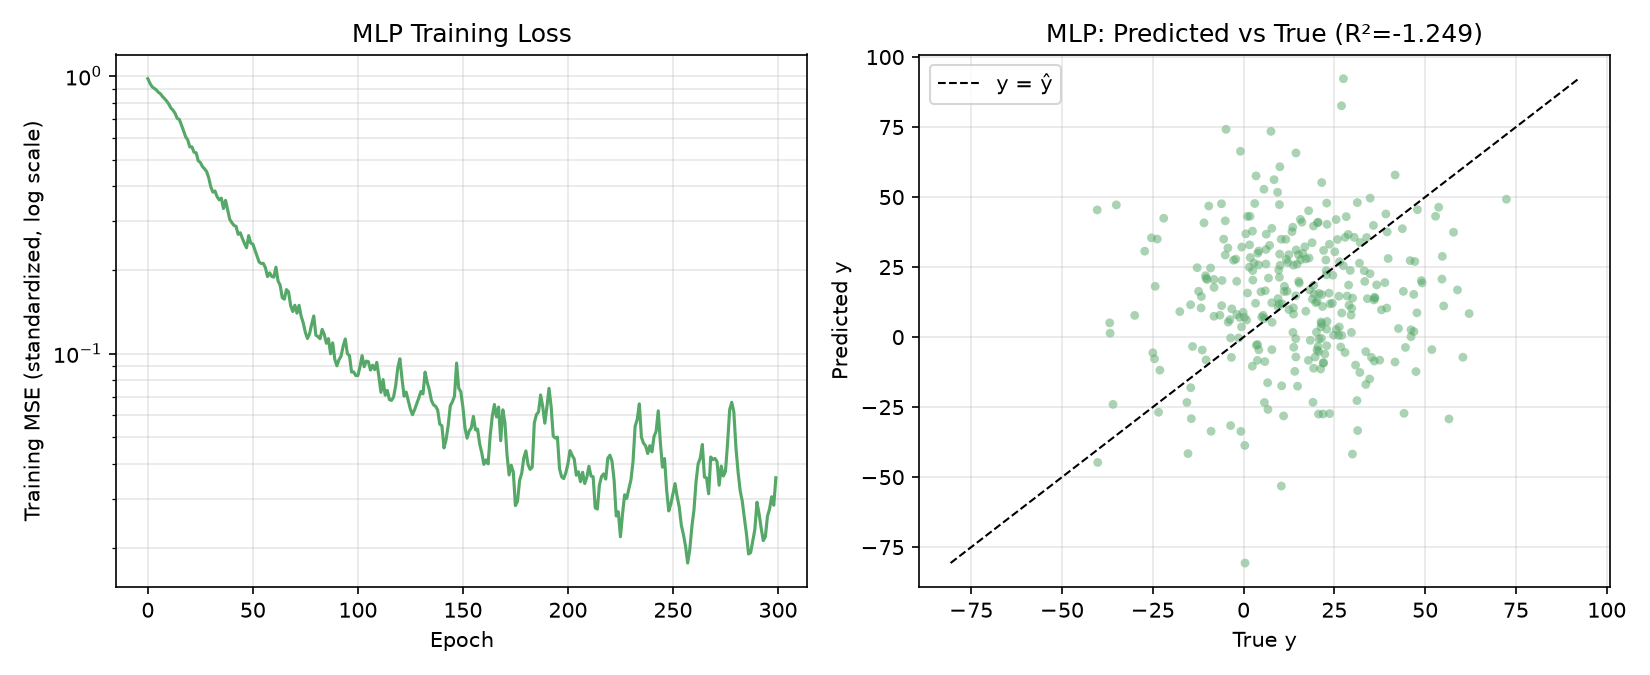

Reproduce this figure in Python.
"""
任务 2.2：将任务 2.1 的线性模型改造为全连接神经网络（MLP），
在相同的数据、划分、标准化流程下重新完成实验，便于与线性模型直接对比。
"""

import numpy as np
import torch
import torch.nn as nn
from sklearn.datasets import make_friedman1
from sklearn.model_selection import train_test_split
from sklearn.preprocessing import StandardScaler
from sklearn.metrics import mean_squared_error, r2_score
import matplotlib.pyplot as plt

torch.manual_seed(42)
np.random.seed(42)

# ---------------------------------------------------------------
# 1. 数据生成（与任务 2.1 完全相同，保证两次实验可比）
# ---------------------------------------------------------------
X, y = make_friedman1(n_samples=1500, n_features=10, noise=20.0, random_state=42)

# ---------------------------------------------------------------
# 2. 划分训练集 / 测试集（同样的 random_state）
# ---------------------------------------------------------------
X_train, X_test, y_train, y_test = train_test_split(
    X, y, test_size=0.2, random_state=42
)

# ---------------------------------------------------------------
# 3. 标准化（同任务 2.1）
# ---------------------------------------------------------------
x_scaler = StandardScaler().fit(X_train)
y_scaler = StandardScaler().fit(y_train.reshape(-1, 1))

X_train_s = x_scaler.transform(X_train)
X_test_s = x_scaler.transform(X_test)
y_train_s = y_scaler.transform(y_train.reshape(-1, 1))
y_test_s = y_scaler.transform(y_test.reshape(-1, 1))

X_train_t = torch.tensor(X_train_s, dtype=torch.float32)
y_train_t = torch.tensor(y_train_s, dtype=torch.float32)
X_test_t = torch.tensor(X_test_s, dtype=torch.float32)
y_test_t = torch.tensor(y_test_s, dtype=torch.float32)

train_dataset = torch.utils.data.TensorDataset(X_train_t, y_train_t)
train_loader = torch.utils.data.DataLoader(train_dataset, batch_size=64, shuffle=True)

# ---------------------------------------------------------------
# 4. 模型定义：全连接神经网络（MLP）
#    结构：10 -> 64 (ReLU) -> 32 (ReLU) -> 1
#    比线性模型多了两个隐藏层和非线性激活函数
# ---------------------------------------------------------------
class MLPModel(nn.Module):
    def __init__(self, in_features, hidden1=64, hidden2=32):
        super().__init__()
        self.net = nn.Sequential(
            nn.Linear(in_features, hidden1),
            nn.ReLU(),
            nn.Linear(hidden1, hidden2),
            nn.ReLU(),
            nn.Linear(hidden2, 1),
        )

    def forward(self, x):
        return self.net(x)


model = MLPModel(in_features=X_train.shape[1])
n_params = sum(p.numel() for p in model.parameters())
print(f"MLP 可训练参数量: {n_params}")

criterion = nn.MSELoss()
optimizer = torch.optim.Adam(model.parameters(), lr=0.005)

# ---------------------------------------------------------------
# 5. 训练
# ---------------------------------------------------------------
epochs = 300
loss_history = []

for epoch in range(1, epochs + 1):
    model.train()
    epoch_losses = []
    for xb, yb in train_loader:
        optimizer.zero_grad()
        pred = model(xb)
        loss = criterion(pred, yb)
        loss.backward()
        optimizer.step()
        epoch_losses.append(loss.item())
    loss_history.append(np.mean(epoch_losses))

    if epoch % 50 == 0:
        print(f"Epoch {epoch:3d} | Train MSE (standardized): {loss_history[-1]:.4f}")

# ---------------------------------------------------------------
# 6. 测试集评估（还原到原始 y 尺度）
# ---------------------------------------------------------------
model.eval()
with torch.no_grad():
    pred_test_s = model(X_test_t).numpy()

pred_test = y_scaler.inverse_transform(pred_test_s).ravel()

mse = mean_squared_error(y_test, pred_test)
rmse = np.sqrt(mse)
mae = np.mean(np.abs(y_test - pred_test))
r2 = r2_score(y_test, pred_test)

print("\n===== 测试集结果 (MLP) =====")
print(f"MSE : {mse:.4f}")
print(f"RMSE: {rmse:.4f}")
print(f"MAE : {mae:.4f}")
print(f"R^2 : {r2:.4f}")

# ---------------------------------------------------------------
# 7. 可视化
# ---------------------------------------------------------------
fig, axes = plt.subplots(1, 2, figsize=(11, 4.5))

axes[0].plot(loss_history, color="#55A868")
axes[0].set_yscale("log")
axes[0].set_xlabel("Epoch")
axes[0].set_ylabel("Training MSE (standardized, log scale)")
axes[0].set_title("MLP Training Loss")
axes[0].grid(alpha=0.3, which="both")

axes[1].scatter(y_test, pred_test, alpha=0.5, s=18, color="#55A868", edgecolor="none")
lims = [min(y_test.min(), pred_test.min()), max(y_test.max(), pred_test.max())]
axes[1].plot(lims, lims, "k--", linewidth=1, label="y = ŷ")
axes[1].set_xlabel("True y")
axes[1].set_ylabel("Predicted y")
axes[1].set_title(f"MLP: Predicted vs True (R²={r2:.3f})")
axes[1].legend()
axes[1].grid(alpha=0.3)

plt.tight_layout()
plt.savefig("mlp_noise=20.0.png", dpi=150)
plt.show()
